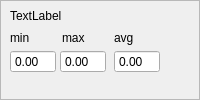
<?xml version="1.0" encoding="UTF-8"?>
<ui version="4.0">
 <class>SensorStat</class>
 <widget class="QWidget" name="SensorStat">
  <property name="geometry">
   <rect>
    <x>0</x>
    <y>0</y>
    <width>200</width>
    <height>100</height>
   </rect>
  </property>
  <property name="windowTitle">
   <string>Form</string>
  </property>
  <widget class="QLabel" name="title">
   <property name="geometry">
    <rect>
     <x>10</x>
     <y>6</y>
     <width>231</width>
     <height>20</height>
    </rect>
   </property>
   <property name="text">
    <string>TextLabel</string>
   </property>
  </widget>
  <widget class="QFrame" name="frame">
   <property name="geometry">
    <rect>
     <x>0</x>
     <y>0</y>
     <width>200</width>
     <height>100</height>
    </rect>
   </property>
   <property name="frameShape">
    <enum>QFrame::StyledPanel</enum>
   </property>
   <property name="frameShadow">
    <enum>QFrame::Raised</enum>
   </property>
   <widget class="QLabel" name="label_3">
    <property name="geometry">
     <rect>
      <x>114</x>
      <y>30</y>
      <width>23</width>
      <height>16</height>
     </rect>
    </property>
    <property name="text">
     <string>avg</string>
    </property>
   </widget>
   <widget class="QDoubleSpinBox" name="spin_max">
    <property name="geometry">
     <rect>
      <x>60</x>
      <y>50</y>
      <width>46</width>
      <height>23</height>
     </rect>
    </property>
    <property name="buttonSymbols">
     <enum>QAbstractSpinBox::NoButtons</enum>
    </property>
    <property name="minimum">
     <double>-10000.000000000000000</double>
    </property>
    <property name="maximum">
     <double>1000000.000000000000000</double>
    </property>
   </widget>
   <widget class="QDoubleSpinBox" name="spin_avg">
    <property name="geometry">
     <rect>
      <x>114</x>
      <y>50</y>
      <width>46</width>
      <height>23</height>
     </rect>
    </property>
    <property name="buttonSymbols">
     <enum>QAbstractSpinBox::NoButtons</enum>
    </property>
    <property name="minimum">
     <double>-1000000.000000000000000</double>
    </property>
    <property name="maximum">
     <double>10000.000000000000000</double>
    </property>
   </widget>
   <widget class="QLabel" name="label">
    <property name="geometry">
     <rect>
      <x>10</x>
      <y>30</y>
      <width>23</width>
      <height>16</height>
     </rect>
    </property>
    <property name="text">
     <string>min</string>
    </property>
   </widget>
   <widget class="QDoubleSpinBox" name="spin_min">
    <property name="geometry">
     <rect>
      <x>10</x>
      <y>50</y>
      <width>46</width>
      <height>23</height>
     </rect>
    </property>
    <property name="buttonSymbols">
     <enum>QAbstractSpinBox::NoButtons</enum>
    </property>
    <property name="minimum">
     <double>-100000000000.000000000000000</double>
    </property>
    <property name="maximum">
     <double>10000000000.000000000000000</double>
    </property>
   </widget>
   <widget class="QLabel" name="label_2">
    <property name="geometry">
     <rect>
      <x>62</x>
      <y>30</y>
      <width>27</width>
      <height>16</height>
     </rect>
    </property>
    <property name="text">
     <string>max</string>
    </property>
   </widget>
  </widget>
 </widget>
 <resources/>
 <connections/>
</ui>
